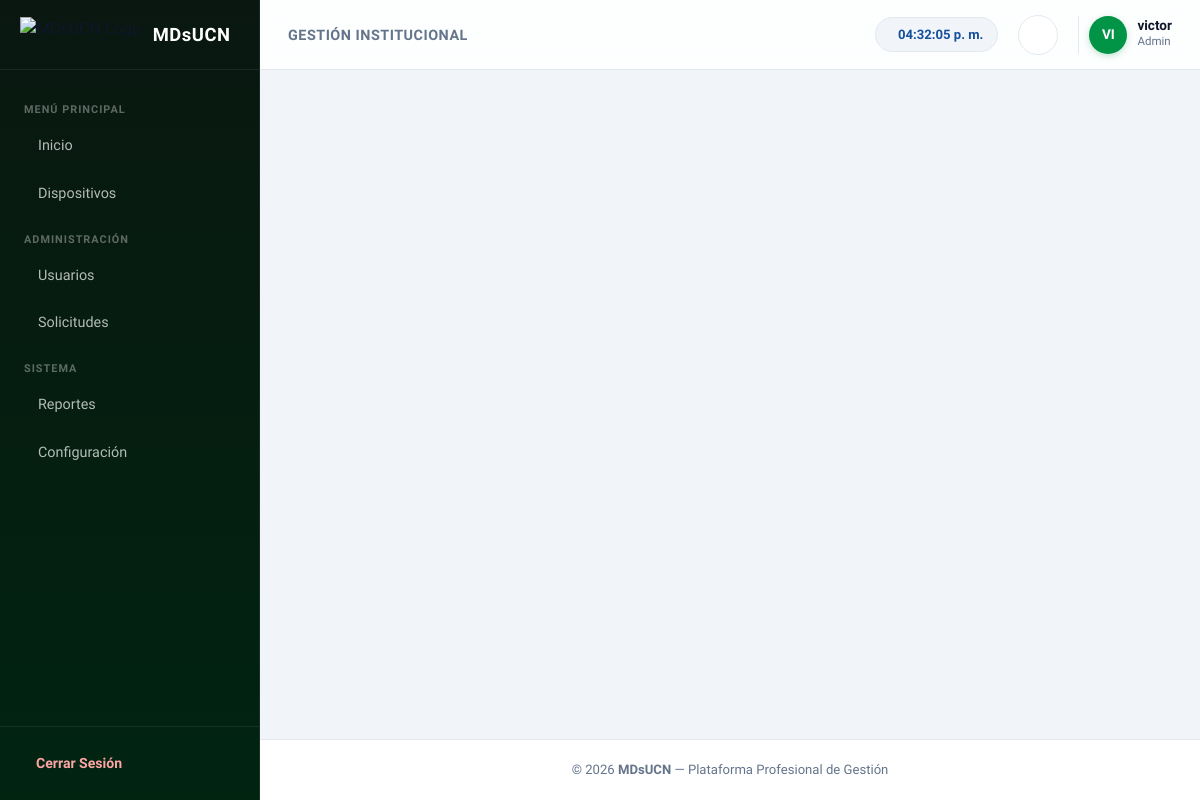
Page /dashboard/ (signed in) on the committed database.
### appOne/models.py (models this page shows, shortened)
class Usuario(AbstractUser):
    username = models.CharField(max_length=150, unique=True)
    nombre_completo = models.CharField(max_length=150)
    correo_institucional = models.EmailField(unique=True)
    codigo = models.CharField(max_length=20, unique=True)
    rol = models.CharField(max_length=20, choices=ROLES, default="Docente")
    USERNAME_FIELD = "correo_institucional"
    REQUIRED_FIELDS = ["username", "nombre_completo", "codigo"]
    objects = UsuarioManager()

### appOne/views.py (the view)
# urls.py: path('dashboard/', views.dashboard, name='dashboard'),
@login_required
def dashboard(request):
    usuario = request.user
    if not usuario.is_active:
        messages.error(request, "Tu cuenta aún no ha sido aprobada.")
        logout(request)
        return redirect('login')
    return render(request, "appOne/dashboard.html", {
        "perfil": usuario,
    })

### appOne/templates/appOne/dashboard.html (shortened to what this page needs)
{% load static %}
<!DOCTYPE html>
<html lang="es">
<head>
  <link href="https://cdn.jsdelivr.net/npm/remixicon@3.5.0/fonts/remixicon.css" rel="stylesheet">
  <link rel="stylesheet" href="{% static 'appOne/css/dashboard.css' %}">
</head>
<body>
  <div class="app-layout">
    <aside class="sidebar" id="sidebar">
      <div class="sidebar-header">
        <div class="brand">
          <img src="https://uploads.onecompiler.io/43nzu6ce2/43x2n985z/eslogan%20.png" alt="MDsUCN Logo" class="brand-logo">
          <span class="brand-name">MDsUCN</span>
        </div>
        <button class="toggle-sidebar-btn" id="toggleSidebar" aria-label="Toggle Sidebar">
        </button>
      </div>
      <nav class="sidebar-nav">
        <div class="nav-section-title">MENÚ PRINCIPAL</div>
        <a href="{% url 'dashboardinicio' %}"
          class="nav-item {% if request.resolver_match.url_name == 'dashboardinicio' %}active{% endif %}">
          <span>Inicio</span>
        </a>
        <a href="{% url 'listardispositivos' %}"
          class="nav-item {% if request.resolver_match.url_name == 'listardispositivos' %}active{% endif %}">
          <span>Dispositivos</span>
        </a>
        {% if request.user.rol == "Admin" %}
        <div class="nav-section-title">ADMINISTRACIÓN</div>
        <a href="{% url 'panel_usuarios' %}"
          class="nav-item {% if request.resolver_match.url_name == 'panel_usuarios' %}active{% endif %}">
          <span>Usuarios</span>
        </a>
        <a href="{% url 'solicitudes_prestamos' %}"
          class="nav-item {% if request.resolver_match.url_name == 'solicitudes_prestamos' %}active{% endif %}">
          <span>Solicitudes</span>
        </a>
        {% endif %}
        <div class="nav-section-title">SISTEMA</div>
        <a href="{% url 'reportes' %}"
          class="nav-item {% if request.resolver_match.url_name == 'reportes' %}active{% endif %}">
          <span>Reportes</span>
        </a>
        <a href="{% url 'configuracion' %}"
          class="nav-item {% if request.resolver_match.url_name == 'configuracion' %}active{% endif %}">
          <span>Configuración</span>
        </a>
      </nav>
      <div class="sidebar-footer">
        <a href="{% url 'logout' %}" class="logout-btn">
          <span>Cerrar Sesión</span>
        </a>
      </div>
    </aside>
    <div class="main-wrapper">
      <header class="topbar">
        <div class="topbar-left">
          <div class="page-title">
            <span>Gestión Institucional</span>
          </div>
        </div>
        <div class="topbar-right">
          <div class="clock-badge">
            <span id="clock-nicaragua">00:00:00</span>
          </div>
          <div class="dropdown-wrapper">
            <button class="icon-btn" id="notifBtn" aria-label="Notificaciones">
            </button>
          </div>
          <div class="user-profile">
            <div class="user-avatar">
              {{ request.user.username|slice:":2"|upper }}
            </div>
            <div class="user-meta">
              <span class="user-name">{{ request.user.username }}</span>
              <span class="user-role">{{ request.user.rol|default:"Usuario" }}</span>
            </div>
          </div>
        </div>
      </header>
      <main class="content-body">
      </main>
      <footer class="app-footer">
        <p>© 2026 <strong>MDsUCN</strong> — Plataforma Profesional de Gestión</p>
      </footer>
    </div>
  </div>
</body>
</html>

### rows in the picture
Usuario: user.username "VI", user.username "victor", user.rol "Admin"
